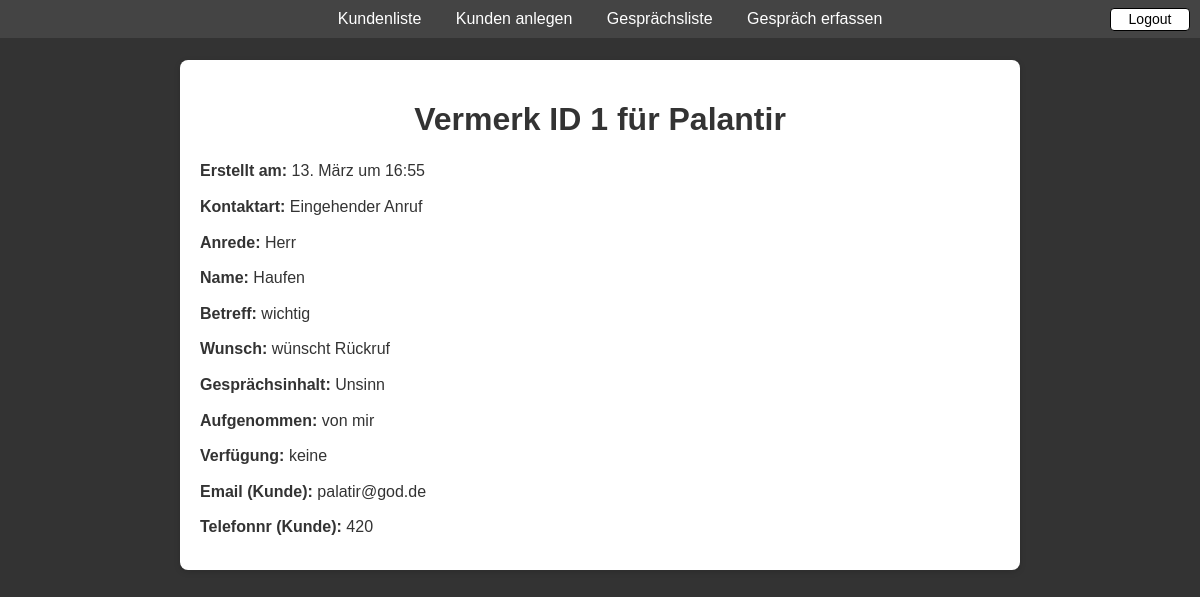
The page /vermerk/1/ (signed in) on the database its author committed.
### kunden/models.py (models this page shows, shortened)
class Vermerk(models.Model):
    gespraechs_id = models.AutoField(primary_key=True)
    datum = models.DateField(auto_now_add=True)
    uhrzeit = models.TimeField()
    kontaktart = models.CharField(
        max_length=18,
        choices=[('Eingehender Anruf', 'Anruf von'),
                 ('Ausgehender Anruf', 'Anruf bei'),
                 ('Im Büro', 'Besuch von'),
                 ('Beim Kunden', 'Besuch bei')],
        default='Anruf'
    )
    anrede = models.CharField(
        max_length=10,
        choices=[('Herr', 'Herr'), ('Frau', 'Frau'), ('Divers', 'Divers')],
        default='Herr'
    )
    name = models.CharField(max_length=30)
    betreff = models.CharField(max_length=40)
    wunsch = models.CharField(
        max_length=20,
        choices=[('wünscht Rückruf', 'wünscht Rückruf'), ('wünscht Termin', 'wünscht Termin'), ('ruft wieder zurück', 'ruft wieder an')],
        default='wünscht Rückruf'
    )
    gespraechsinhalt = models.TextField()
    firmen_id = models.ForeignKey(Kunde, on_delete=models.CASCADE, related_name='vermerke')
    aufgenommen = models.CharField(max_length=40, default='')
    verfuegung = models.CharField(max_length=40, default='')

class Kunde(models.Model):
    kunden_nr = models.AutoField(primary_key=True)
    firma = models.CharField(max_length=60)
    anschrift = models.CharField(max_length=60)
    telefon_nr = models.CharField(max_length=20, blank=True)
    fax_nr = models.CharField(max_length=20, blank=True)
    email = models.EmailField(blank=True)
    stadt = models.CharField(max_length=50)

### kunden/views.py (the view)
# urls.py: path('vermerk/<int:gespraechs_id>/', views.vermerk_detail, name='vermerk-detail'),
@login_required
@never_cache
def vermerk_detail(request, gespraechs_id):
    vermerk = get_object_or_404(Vermerk, gespraechs_id=gespraechs_id)
    return render(request, 'kunden/vermerk_detail.html', {'vermerk': vermerk})

### kunden/templates/kunden/vermerk_detail.html (shortened to what this page needs)
{% extends "kunden/index.html" %}
{% block content %}
  <div class="details-container">
    <h1>Vermerk ID {{ vermerk.gespraechs_id }} für {{ vermerk.firmen_id.firma }}</h1>
    <p><strong>Erstellt am:</strong> {{ vermerk.datum|date:"d. F" }} um {{ vermerk.uhrzeit|date:"H:i" }}</p>
    <p><strong>Kontaktart:</strong> {{ vermerk.kontaktart }}</p>
    <p><strong>Anrede:</strong> {{ vermerk.anrede }}</p>
    <p><strong>Name:</strong> {{ vermerk.name }}</p>
    <p><strong>Betreff:</strong> {{ vermerk.betreff }}</p>
    <p><strong>Wunsch:</strong> {{ vermerk.wunsch }}</p>
    <p><strong>Gesprächsinhalt:</strong> {{ vermerk.gespraechsinhalt }}</p>
    <p><strong>Aufgenommen:</strong> {{ vermerk.aufgenommen }}</p>
    <p><strong>Verfügung:</strong> {{ vermerk.verfuegung }}</p>
    <p><strong>Email (Kunde):</strong> {{ vermerk.firmen_id.email }}</p>
    <p><strong>Telefonnr (Kunde):</strong> {{ vermerk.firmen_id.telefon_nr }}</p>
  </div>
{% endblock %}

### kunden/static/kunden/css/style.css (style rules this page uses)
body { font-family: Arial, sans-serif; background-color: #333; color: #fff; margin: 0; padding: 0; }
.details-container { max-width: 800px; margin: 60px auto; background: #fff; color: #333; padding: 20px; border-radius: 8px; box-shadow: 0 2px 6px rgba(0,0,0,0.15); }
.details-container h1 { text-align: center; margin-bottom: 20px; }
.details-container p { margin: 10px 0; line-height: 1.6; }

### rows shown on the page
Vermerk: gespraechs_id "1", firmen_id.firma "Palantir", datum "13. März", uhrzeit "16:55", kontaktart "Eingehender Anruf", anrede "Herr", name "Haufen", betreff "wichtig", wunsch "wünscht Rückruf", gespraechsinhalt "Unsinn", aufgenommen "von mir", verfuegung "keine", firmen_id.email "palatir@god.de", firmen_id.telefon_nr "420"
